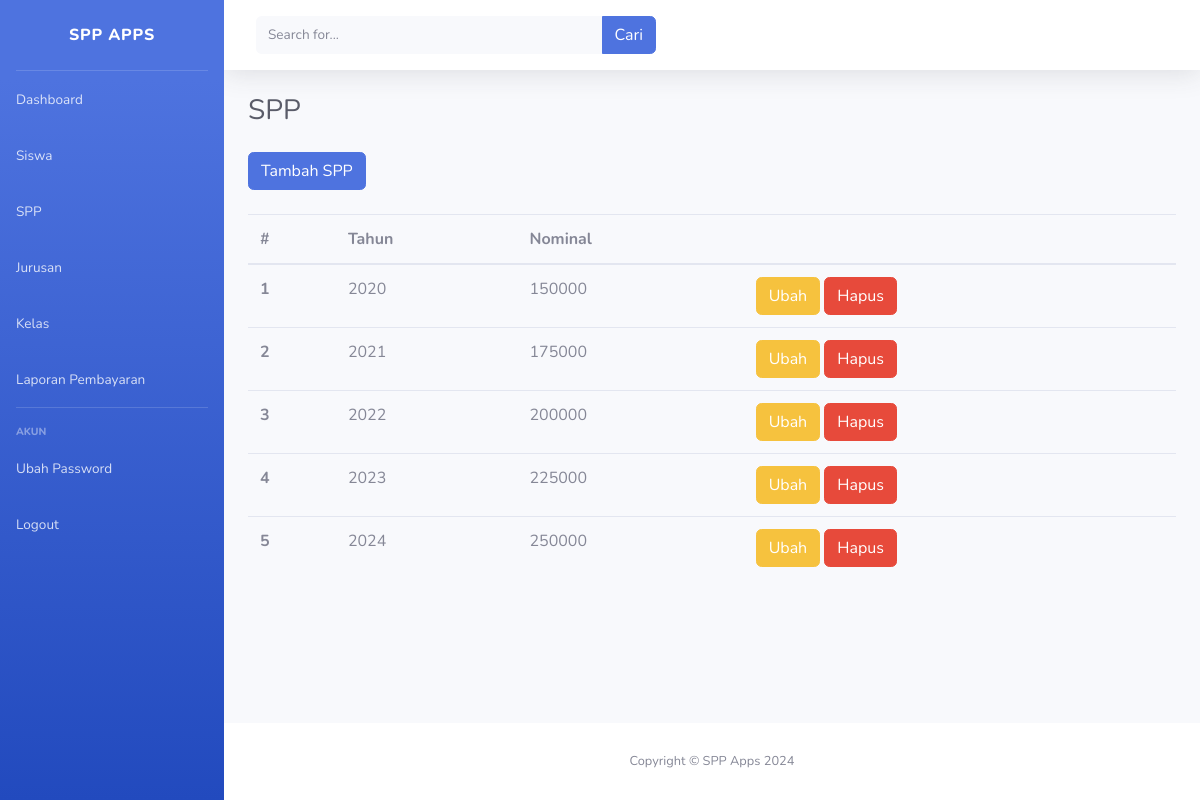
Page /spp (signed in) on the committed database.
### tables this page shows
CREATE TABLE `spp` (
  `id` int(11) NOT NULL,
  `tahun` year(4) DEFAULT NULL,
  `nominal` bigint(20) DEFAULT NULL
);

### app/core/Controller.php (called while the page is built)
<?php
class Controller
{
    public function view($view, $data = []) {
        require_once 'app/views/' . $view . '.php';
    }
}

### app/controller/Spp.php (called while the page is built, shortened)
<?php
require_once 'app/core/Controller.php';
require_once 'app/core/Database.php';
class Spp extends Controller {
    public function index()
    {
        $database = new Database();
        $query = "SELECT * FROM spp ORDER BY tahun";
        $spp = $database->ambil_data($query);
        $data = [
            'title' => 'SPP',
            'spp' => $spp
        ];
        $this->view('dashboard/spp/index', $data);
    }
}

### app/core/App.php (called while the page is built, shortened)
<?php
class App
{
    protected $controller = 'NotFound';
    protected $method = 'index';
    protected $params = [];
    public function __construct()
    {
        $url = $this->parseUrl();
        $routes = $this->loadRoutes();
        $routeKey = '/' . implode('/', array_slice($url, 1));
        foreach ($routes as $route => $routeInfo) {
            $routePattern = preg_replace('/\{[a-zA-Z0-9]+\}/', '([a-zA-Z0-9]+)', $route);
            if (preg_match('#^' . $routePattern . '$#', $routeKey, $matches)) {
                $this->controller = $routeInfo[0];
                $this->method = $routeInfo[1];
                array_shift($matches);
                $this->params = $matches;
                break;
            }
        }
        if (file_exists('app/controller/' . $this->controller . '.php')) {
            $this->controller = new $this->controller();
        }
        call_user_func_array([$this->controller, $this->method], $this->params);
    }
    private function parseUrl()
    {
        $url = rtrim($_SERVER['REQUEST_URI'], '/');
        $url = filter_var($url, FILTER_SANITIZE_URL);
        $url = explode('/', $url);
        return $url;
    }
    private function loadRoutes()
    {
        return include 'Routes.php';
    }
}

### index.php (called while the page is built, shortened)
<?php
$app = new App();

### app/core/Database.php (called while the page is built, shortened)
<?php
class Database
{
    private $koneksi;
    private function koneksi()
    {
        $host = 'localhost';
        $user = 'root';
        $password = '';
        $database = 'uprak_riyan_darmawan';
        $this->koneksi = mysqli_connect($host, $user, $password, $database);
    }
    public function ambil_data($query)
    {
        $result = $this->koneksi->query($query);
        if ($result->num_rows > 1) {
            $rows = [];
            while ($row = $result->fetch_assoc()) {
                $rows[] = $row;
            }
            return $rows;
        }
        return $result->fetch_assoc();
    }
}

### app/views/dashboard/spp/index.php (the view, shortened to what this page needs)
<h1 class="h3 mb-4 text-gray-800">SPP</h1>
<a href="/spp/tambah" class="btn btn-primary mb-4">Tambah SPP</a>
<table class="table">
    <thead>
        <tr>
            <th scope="col">#</th>
            <th scope="col">Tahun</th>
            <th scope="col">Nominal</th>
            <th scope="col">&nbsp;</th>
        </tr>
    </thead>
    <tbody>
        <?php
        $i = 1;
        foreach ($data['spp'] as $spp) :
        ?>
            <tr>
                <th scope="row"><?= $i ?></th>
                <td><?= $spp['tahun'] ?></td>
                <td><?= $spp['nominal'] ?></td>
                <td>
                    <a href="/spp/ubah/<?= $spp['id'] ?>" class="btn btn-warning">Ubah</a>
                    <a href="/spp/hapus/<?= $spp['id'] ?>" class="btn btn-danger">Hapus</a>
                </td>
            </tr>
        <?php
            $i++;
        endforeach;
        ?>
    </tbody>
</table>

### rows in the picture
spp: tahun "2020", nominal "150000"
spp: tahun "2021", nominal "175000"
spp: tahun "2022", nominal "200000"
spp: tahun "2023", nominal "225000"
spp: tahun "2024", nominal "250000"
